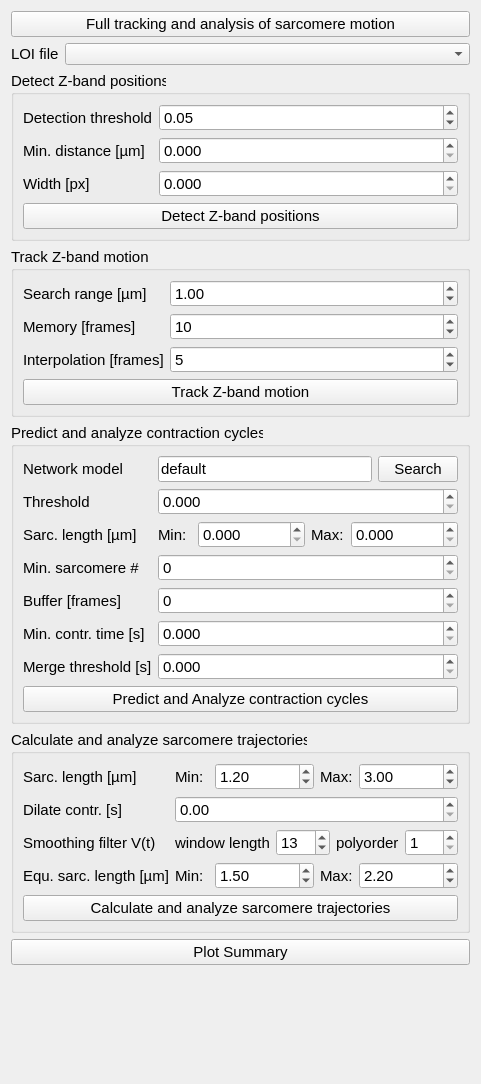
<?xml version="1.0" encoding="UTF-8"?>
<ui version="4.0">
 <class>Form</class>
 <widget class="QWidget" name="Form">
  <property name="geometry">
   <rect>
    <x>0</x>
    <y>0</y>
    <width>481</width>
    <height>1084</height>
   </rect>
  </property>
  <property name="windowTitle">
   <string>Form</string>
  </property>
  <layout class="QFormLayout" name="formLayout">
   <item row="1" column="0">
    <widget class="QLabel" name="label_10">
     <property name="font">
      <font>
       <pointsize>11</pointsize>
      </font>
     </property>
     <property name="text">
      <string>LOI file</string>
     </property>
    </widget>
   </item>
   <item row="0" column="0" colspan="2">
    <widget class="QPushButton" name="btn_analyze_motion">
     <property name="font">
      <font>
       <pointsize>11</pointsize>
      </font>
     </property>
     <property name="toolTip">
      <string>execute all of the below functions(check the parameters before)</string>
     </property>
     <property name="text">
      <string>Full tracking and analysis of sarcomere motion</string>
     </property>
    </widget>
   </item>
   <item row="1" column="1">
    <widget class="QComboBox" name="cb_loi_file">
     <property name="toolTip">
      <string>currently selected LOI to use in analysis</string>
     </property>
    </widget>
   </item>
   <item row="2" column="0" colspan="2">
    <widget class="QGroupBox" name="groupBox">
     <property name="font">
      <font>
       <pointsize>11</pointsize>
      </font>
     </property>
     <property name="title">
      <string>Detect Z-band positions</string>
     </property>
     <property name="flat">
      <bool>false</bool>
     </property>
     <property name="checkable">
      <bool>false</bool>
     </property>
     <layout class="QFormLayout" name="formLayout_2">
      <item row="0" column="0">
       <widget class="QLabel" name="label">
        <property name="toolTip">
         <string>Threshold for peak finder</string>
        </property>
        <property name="text">
         <string>Detection threshold</string>
        </property>
       </widget>
      </item>
      <item row="0" column="1">
       <widget class="QDoubleSpinBox" name="dsb_detect_peaks_threshold">
        <property name="toolTip">
         <string>Threshold for peak finder</string>
        </property>
        <property name="value">
         <double>0.050000000000000</double>
        </property>
       </widget>
      </item>
      <item row="1" column="0">
       <widget class="QLabel" name="label_11">
        <property name="toolTip">
         <string>Minimal distance of z-band peaks in µm</string>
        </property>
        <property name="text">
         <string>Min. distance [µm]</string>
        </property>
       </widget>
      </item>
      <item row="2" column="0">
       <widget class="QLabel" name="label_12">
        <property name="toolTip">
         <string>Width of interval around peak for precise determination of peak center, in pixels</string>
        </property>
        <property name="text">
         <string>Width [px]</string>
        </property>
       </widget>
      </item>
      <item row="3" column="0" colspan="2">
       <widget class="QPushButton" name="btn_motion_detect_peaks">
        <property name="toolTip">
         <string>execute detect peaks on selected LOI file</string>
        </property>
        <property name="text">
         <string>Detect Z-band positions</string>
        </property>
       </widget>
      </item>
      <item row="1" column="1">
       <widget class="QDoubleSpinBox" name="dsb_detect_peaks_min_distance">
        <property name="toolTip">
         <string>Minimal distance of z-band peaks in µm</string>
        </property>
        <property name="decimals">
         <number>3</number>
        </property>
        <property name="maximum">
         <double>9999999999999.000000000000000</double>
        </property>
       </widget>
      </item>
      <item row="2" column="1">
       <widget class="QDoubleSpinBox" name="dsb_detect_peaks_width">
        <property name="toolTip">
         <string>Width of interval around peak for precise determination of peak center, in pixels</string>
        </property>
        <property name="decimals">
         <number>3</number>
        </property>
        <property name="maximum">
         <double>99999999999999.000000000000000</double>
        </property>
       </widget>
      </item>
     </layout>
    </widget>
   </item>
   <item row="3" column="0" colspan="2">
    <widget class="QGroupBox" name="groupBox_2">
     <property name="font">
      <font>
       <pointsize>11</pointsize>
       <weight>50</weight>
       <bold>false</bold>
      </font>
     </property>
     <property name="title">
      <string>Track Z-band motion</string>
     </property>
     <layout class="QFormLayout" name="formLayout_3">
      <item row="1" column="0">
       <widget class="QLabel" name="label_13">
        <property name="toolTip">
         <string>Search range for tracking algorithm (see documentation of trackpy package)</string>
        </property>
        <property name="text">
         <string>Search range [µm]</string>
        </property>
       </widget>
      </item>
      <item row="4" column="0" colspan="2">
       <widget class="QPushButton" name="btn_motion_track_z_bands">
        <property name="toolTip">
         <string>execute track z-bands on selected LOI file</string>
        </property>
        <property name="text">
         <string>Track Z-band motion</string>
        </property>
       </widget>
      </item>
      <item row="1" column="1">
       <widget class="QDoubleSpinBox" name="dsb_track_z_bands_search_range">
        <property name="toolTip">
         <string>Search range for tracking algorithm (see documentation of trackpy package)</string>
        </property>
        <property name="minimum">
         <double>0.100000000000000</double>
        </property>
        <property name="maximum">
         <double>2.000000000000000</double>
        </property>
        <property name="singleStep">
         <double>0.100000000000000</double>
        </property>
        <property name="value">
         <double>1.000000000000000</double>
        </property>
       </widget>
      </item>
      <item row="2" column="0">
       <widget class="QLabel" name="label_36">
        <property name="toolTip">
         <string>Memory for tracking algorithm, in frames (see documentation of trackpy package)</string>
        </property>
        <property name="text">
         <string>Memory [frames]</string>
        </property>
       </widget>
      </item>
      <item row="2" column="1">
       <widget class="QSpinBox" name="sb_track_z_bands_memory">
        <property name="toolTip">
         <string>Memory for tracking algorithm, in frames (see documentation of trackpy package)</string>
        </property>
        <property name="maximum">
         <number>20</number>
        </property>
        <property name="value">
         <number>10</number>
        </property>
       </widget>
      </item>
      <item row="3" column="0">
       <widget class="QLabel" name="label_37">
        <property name="toolTip">
         <string>Memory (max interval) to interpolate gaps in trajectories, in frames (see documentation of trackpy package)</string>
        </property>
        <property name="text">
         <string>Interpolation [frames]</string>
        </property>
       </widget>
      </item>
      <item row="3" column="1">
       <widget class="QSpinBox" name="sb_track_z_band_memory_interp">
        <property name="toolTip">
         <string>Memory (max interval) to interpolate gaps in trajectories, in frames (see documentation of trackpy package)</string>
        </property>
        <property name="minimum">
         <number>2</number>
        </property>
        <property name="maximum">
         <number>10</number>
        </property>
        <property name="value">
         <number>5</number>
        </property>
       </widget>
      </item>
     </layout>
    </widget>
   </item>
   <item row="4" column="0" colspan="2">
    <widget class="QGroupBox" name="groupBox_3">
     <property name="font">
      <font>
       <pointsize>11</pointsize>
      </font>
     </property>
     <property name="title">
      <string>Predict and analyze contraction cycles</string>
     </property>
     <layout class="QFormLayout" name="formLayout_4">
      <item row="0" column="0">
       <widget class="QLabel" name="label_3">
        <property name="font">
         <font>
          <pointsize>11</pointsize>
         </font>
        </property>
        <property name="toolTip">
         <string>Neural network parameters (.pt file)</string>
        </property>
        <property name="text">
         <string>Network model</string>
        </property>
       </widget>
      </item>
      <item row="3" column="0">
       <widget class="QLabel" name="label_4">
        <property name="toolTip">
         <string>Binary threshold for systole state (0, 1) after prediction</string>
        </property>
        <property name="text">
         <string>Threshold</string>
        </property>
       </widget>
      </item>
      <item row="3" column="1">
       <widget class="QDoubleSpinBox" name="dsb_systoles_thresh">
        <property name="toolTip">
         <string>Binary threshold for systole state (0, 1) after prediction</string>
        </property>
        <property name="decimals">
         <number>3</number>
        </property>
        <property name="maximum">
         <double>10000000.000000000000000</double>
        </property>
       </widget>
      </item>
      <item row="4" column="0">
       <widget class="QLabel" name="label_22">
        <property name="toolTip">
         <string>Minimal and maximal sarcomere lengths, sarcomere outside interval are set to NaN</string>
        </property>
        <property name="text">
         <string>Sarc. length [µm]</string>
        </property>
       </widget>
      </item>
      <item row="4" column="1">
       <layout class="QHBoxLayout" name="horizontalLayout_5">
        <item>
         <widget class="QLabel" name="label_28">
          <property name="toolTip">
           <string>Minimal and maximal sarcomere lengths, sarcomere outside interval are set to NaN</string>
          </property>
          <property name="text">
           <string>Min:</string>
          </property>
         </widget>
        </item>
        <item>
         <widget class="QDoubleSpinBox" name="dsb_systoles_slen_limits_lower">
          <property name="toolTip">
           <string>Minimal and maximal sarcomere lengths, sarcomere outside interval are set to NaN</string>
          </property>
          <property name="decimals">
           <number>3</number>
          </property>
          <property name="maximum">
           <double>100000.000000000000000</double>
          </property>
         </widget>
        </item>
        <item>
         <widget class="QLabel" name="label_27">
          <property name="toolTip">
           <string>Minimal and maximal sarcomere lengths, sarcomere outside interval are set to NaN</string>
          </property>
          <property name="text">
           <string>Max:</string>
          </property>
         </widget>
        </item>
        <item>
         <widget class="QDoubleSpinBox" name="dsb_systoles_slen_limits_upper">
          <property name="toolTip">
           <string>Minimal and maximal sarcomere lengths, sarcomere outside interval are set to NaN</string>
          </property>
          <property name="decimals">
           <number>3</number>
          </property>
          <property name="maximum">
           <double>100000.000000000000000</double>
          </property>
         </widget>
        </item>
       </layout>
      </item>
      <item row="5" column="0">
       <widget class="QLabel" name="label_23">
        <property name="toolTip">
         <string>Minimal number of sarcomeres, if lower, systole state is set to 0.</string>
        </property>
        <property name="text">
         <string>Min. sarcomere #</string>
        </property>
       </widget>
      </item>
      <item row="5" column="1">
       <widget class="QSpinBox" name="sb_systoles_n_sarcomere_min">
        <property name="toolTip">
         <string>Minimal number of sarcomeres, if lower, systole state is set to 0.</string>
        </property>
        <property name="maximum">
         <number>1000000</number>
        </property>
       </widget>
      </item>
      <item row="6" column="0">
       <widget class="QLabel" name="label_24">
        <property name="toolTip">
         <string>Remove contraction cycles / systoles within &quot;buffer_frames&quot; frames to start and end of time-series</string>
        </property>
        <property name="text">
         <string>Buffer [frames]</string>
        </property>
       </widget>
      </item>
      <item row="6" column="1">
       <widget class="QSpinBox" name="sb_systoles_buffer_frames">
        <property name="toolTip">
         <string>Remove contraction cycles / systoles within &quot;buffer_frames&quot; frames to start and end of time-series</string>
        </property>
        <property name="maximum">
         <number>10000000</number>
        </property>
       </widget>
      </item>
      <item row="7" column="0">
       <widget class="QLabel" name="label_25">
        <property name="toolTip">
         <string>Minimal time of systole in seconds. If smaller, systole is removed.</string>
        </property>
        <property name="text">
         <string>Min. contr. time [s] </string>
        </property>
       </widget>
      </item>
      <item row="7" column="1">
       <widget class="QDoubleSpinBox" name="dsb_systoles_contr_time_min">
        <property name="toolTip">
         <string>Minimal time of systole in seconds. If smaller, systole is removed.</string>
        </property>
        <property name="decimals">
         <number>3</number>
        </property>
        <property name="maximum">
         <double>100000000.000000000000000</double>
        </property>
       </widget>
      </item>
      <item row="8" column="0">
       <widget class="QLabel" name="label_26">
        <property name="toolTip">
         <string>Maximal time between two systoles. If smaller, two systoles are merged to one.</string>
        </property>
        <property name="text">
         <string>Merge threshold [s]</string>
        </property>
       </widget>
      </item>
      <item row="8" column="1">
       <widget class="QDoubleSpinBox" name="dsb_systoles_merge_time_max">
        <property name="toolTip">
         <string>Maximal time between two systoles. If smaller, two systoles are merged to one.</string>
        </property>
        <property name="decimals">
         <number>3</number>
        </property>
        <property name="maximum">
         <double>1000000.000000000000000</double>
        </property>
       </widget>
      </item>
      <item row="9" column="0" colspan="2">
       <widget class="QPushButton" name="btn_motion_systoles">
        <property name="toolTip">
         <string>execute prediction and analysis of contractions, do not forget to select a contraction weights file</string>
        </property>
        <property name="text">
         <string>Predict and Analyze contraction cycles</string>
        </property>
       </widget>
      </item>
      <item row="0" column="1">
       <layout class="QHBoxLayout" name="horizontalLayout_6">
        <item>
         <widget class="QLineEdit" name="le_systoles_weights">
          <property name="toolTip">
           <string>Neural network parameters (.pt file)</string>
          </property>
          <property name="text">
           <string>default</string>
          </property>
         </widget>
        </item>
        <item>
         <widget class="QPushButton" name="btn_systoles_search_weights">
          <property name="text">
           <string>Search</string>
          </property>
         </widget>
        </item>
       </layout>
      </item>
     </layout>
    </widget>
   </item>
   <item row="5" column="0" colspan="2">
    <widget class="QGroupBox" name="groupBox_4">
     <property name="font">
      <font>
       <pointsize>11</pointsize>
      </font>
     </property>
     <property name="title">
      <string>Calculate and analyze sarcomere trajectories</string>
     </property>
     <layout class="QFormLayout" name="formLayout_5">
      <item row="3" column="0">
       <widget class="QLabel" name="label_16">
        <property name="toolTip">
         <string> Lower and upper limits of sarcomere lengths, values outside are set to nan</string>
        </property>
        <property name="text">
         <string>Sarc. length [µm]</string>
        </property>
       </widget>
      </item>
      <item row="3" column="1">
       <layout class="QHBoxLayout" name="horizontalLayout_2">
        <item>
         <widget class="QLabel" name="label_18">
          <property name="toolTip">
           <string> Lower and upper limits of sarcomere lengths, values outside are set to nan</string>
          </property>
          <property name="text">
           <string>Min:</string>
          </property>
         </widget>
        </item>
        <item>
         <widget class="QDoubleSpinBox" name="dsb_get_sarc_traj_slen_lower">
          <property name="toolTip">
           <string> Lower and upper limits of sarcomere lengths, values outside are set to nan</string>
          </property>
          <property name="maximum">
           <double>1000000.000000000000000</double>
          </property>
          <property name="value">
           <double>1.200000000000000</double>
          </property>
         </widget>
        </item>
        <item>
         <widget class="QLabel" name="label_17">
          <property name="toolTip">
           <string> Lower and upper limits of sarcomere lengths, values outside are set to nan</string>
          </property>
          <property name="text">
           <string>Max:</string>
          </property>
         </widget>
        </item>
        <item>
         <widget class="QDoubleSpinBox" name="dsb_get_sarc_traj_slen_upper">
          <property name="toolTip">
           <string> Lower and upper limits of sarcomere lengths, values outside are set to nan</string>
          </property>
          <property name="maximum">
           <double>1000000.000000000000000</double>
          </property>
          <property name="value">
           <double>3.000000000000000</double>
          </property>
         </widget>
        </item>
       </layout>
      </item>
      <item row="5" column="0">
       <widget class="QLabel" name="label_5">
        <property name="toolTip">
         <string>Dilation time (in seconds) of systole time-series</string>
        </property>
        <property name="text">
         <string>Dilate contr. [s]</string>
        </property>
       </widget>
      </item>
      <item row="5" column="1">
       <widget class="QDoubleSpinBox" name="dsb_get_sarc_traj_dilate_systoles">
        <property name="toolTip">
         <string>Dilation time (in seconds) of systole time-series to shorten time-interval during diastole at which the sarcomere
            equilibrium lengths are determined</string>
        </property>
        <property name="maximum">
         <double>0.500000000000000</double>
        </property>
        <property name="singleStep">
         <double>0.010000000000000</double>
        </property>
       </widget>
      </item>
      <item row="7" column="0">
       <widget class="QLabel" name="label_7">
        <property name="toolTip">
         <string>Window length and poly order for Savitky-Golay filter</string>
        </property>
        <property name="text">
         <string>Smoothing filter V(t) </string>
        </property>
       </widget>
      </item>
      <item row="7" column="1">
       <layout class="QHBoxLayout" name="horizontalLayout_3">
        <item>
         <widget class="QLabel" name="label_8">
          <property name="toolTip">
           <string>Window length and poly order for Savitky-Golay filter</string>
          </property>
          <property name="text">
           <string>window length</string>
          </property>
         </widget>
        </item>
        <item>
         <widget class="QSpinBox" name="dsb_get_sarc_traj_filter_vel_wl">
          <property name="toolTip">
           <string>Window length and poly order for Savitky-Golay filter for smoothing of delta_slen prior to differentiation
            to obtain sarcomere velocities</string>
          </property>
          <property name="minimum">
           <number>3</number>
          </property>
          <property name="maximum">
           <number>15</number>
          </property>
          <property name="value">
           <number>13</number>
          </property>
         </widget>
        </item>
        <item>
         <widget class="QLabel" name="label_9">
          <property name="toolTip">
           <string>Window length and poly order for Savitky-Golay filter</string>
          </property>
          <property name="text">
           <string>polyorder</string>
          </property>
         </widget>
        </item>
        <item>
         <widget class="QSpinBox" name="dsb_get_sarc_traj_filter_vel_po">
          <property name="toolTip">
           <string>Window length and poly order for Savitky-Golay filter for smoothing of delta_slen prior to differentiation
            to obtain sarcomere velocities</string>
          </property>
          <property name="minimum">
           <number>1</number>
          </property>
          <property name="maximum">
           <number>7</number>
          </property>
         </widget>
        </item>
       </layout>
      </item>
      <item row="8" column="0">
       <widget class="QLabel" name="label_19">
        <property name="toolTip">
         <string>Lower and upper limits of sarcomere equilibrium lengths, values outside are set to nan</string>
        </property>
        <property name="text">
         <string>Equ. sarc. length [µm]</string>
        </property>
       </widget>
      </item>
      <item row="8" column="1">
       <layout class="QHBoxLayout" name="horizontalLayout_4">
        <item>
         <widget class="QLabel" name="label_20">
          <property name="toolTip">
           <string>Lower and upper limits of sarcomere equilibrium lengths, values outside are set to nan</string>
          </property>
          <property name="text">
           <string>Min:</string>
          </property>
         </widget>
        </item>
        <item>
         <widget class="QDoubleSpinBox" name="dsb_get_sarc_traj_equ_lims_lower">
          <property name="toolTip">
           <string>Lower and upper limits of sarcomere equilibrium lengths, values outside are set to nan</string>
          </property>
          <property name="maximum">
           <double>1000000.000000000000000</double>
          </property>
          <property name="value">
           <double>1.500000000000000</double>
          </property>
         </widget>
        </item>
        <item>
         <widget class="QLabel" name="label_21">
          <property name="toolTip">
           <string>Lower and upper limits of sarcomere equilibrium lengths, values outside are set to nan</string>
          </property>
          <property name="text">
           <string>Max:</string>
          </property>
         </widget>
        </item>
        <item>
         <widget class="QDoubleSpinBox" name="dsb_get_sarc_traj_equ_lims_upper">
          <property name="toolTip">
           <string>Lower and upper limits of sarcomere equilibrium lengths, values outside are set to nan</string>
          </property>
          <property name="maximum">
           <double>100000.000000000000000</double>
          </property>
          <property name="value">
           <double>2.200000000000000</double>
          </property>
         </widget>
        </item>
       </layout>
      </item>
      <item row="10" column="0" colspan="2">
       <widget class="QPushButton" name="btn_motion_get_sarcomere_trajs">
        <property name="toolTip">
         <string>execute sarcomere trajectories analysis</string>
        </property>
        <property name="text">
         <string>Calculate and analyze sarcomere trajectories</string>
        </property>
       </widget>
      </item>
     </layout>
    </widget>
   </item>
   <item row="6" column="0" colspan="2">
    <widget class="QPushButton" name="btn_plot_summary">
     <property name="font">
      <font>
       <pointsize>11</pointsize>
      </font>
     </property>
     <property name="text">
      <string>Plot Summary</string>
     </property>
    </widget>
   </item>
  </layout>
 </widget>
 <resources/>
 <connections/>
</ui>
